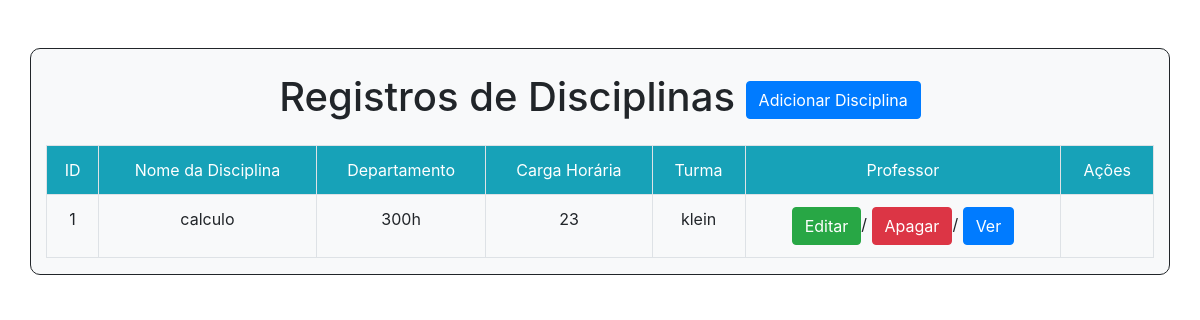
Page //listar/disciplina/ on the earlier database version.
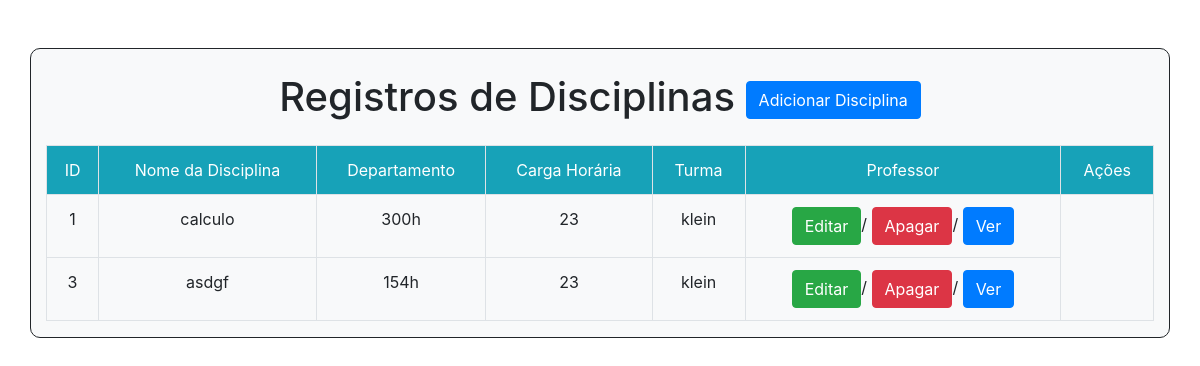
Same page on the later database version.
### academico/models.py (models this page shows, shortened)
class Disciplina(models.Model):
    codigo = models.IntegerField(max_length=3)
    nome = models.CharField(max_length=150)
    cargaHoraria = models.IntegerField()
    turno = models.CharField(max_length=10)
    turma = models.ForeignKey(Turma,on_delete=models.CASCADE)
    professor = models.ForeignKey(Professor, on_delete=models.PROTECT)
    estudante = models.ManyToManyField(Estudante, blank=True)

class Turma(models.Model):
    codigo = models.CharField(max_length=15)
    anoIngresso = models.IntegerField(max_length=4)
    periodo = models.IntegerField(max_length=1)
    curso = models.ForeignKey(Curso, on_delete=models.PROTECT)
    def __str__(self):
        return self.codigo

class Professor(models.Model):
    matricula = models.CharField(max_length=12)
    nome = models.CharField(max_length=100)
    email = models.EmailField(max_length=200)
    cpf = models.CharField(max_length=14)

### academico/views.py (the view)
# urls.py: path("/listar/disciplina/",views.listarDisciplina, name="disciplina_listar"),
def listarDisciplina(request):
   disciplina = Disciplina.objects.all()
   dicionario = { 'registros': disciplina }
   return render(request, 'academico/listagem_disciplina.html',context=dicionario)

### templates/academico/listagem_disciplina.html (shortened to what this page needs)
<!DOCTYPE html>
<html lang="pt-br">
<head>
    <link rel="stylesheet" href="https://cdn.jsdelivr.net/npm/bootstrap@4.6.1/dist/css/bootstrap.min.css">
</head>
<body>
<div class="container mt-5 bg-light" style="border:1px solid ; background-color:#1111; border-radius: 10px;">
    <h1 class="m-4 text-center">Registros de Disciplinas <a href="adicionar/disciplina/" class="btn btn-primary">Adicionar Disciplina</a></h1>
    <table class="table table-bordered">
        <tr class="bg-info text-white text-center">
            <td> ID </td>
            <td> Nome da Disciplina </td>
            <td> Departamento </td>
            <td> Carga Horária </td>
            <td> Turma </td>
            <td> Professor </td>
            <td> Ações </td>
        </tr>
        {% for disciplina in registros %}
        <tr class="text-center">
            <td>{{ disciplina.id }}</td>
            <td>{{ disciplina.nome }}</td>
            <td>{{ disciplina.cargaHoraria }}h</td>
            <td>{{disciplina.turma}}</td>
            <td>{{ disciplina.professor.nome }}</td>
            <td>
                <a href="editar/disciplina/{{ disciplina.id }}/" class="btn btn-success">Editar</a>/
                <a href="deletar/disciplina/{{ disciplina.id }}/" class="btn btn-danger">Apagar</a>/
                <a href="visualizar/disciplina/{{ disciplina.id }}/" class="btn btn-primary">Ver</a>
            </td>
        </tr>
        {% endfor %}
    </table>
</div>
</body>
</html>

Differences in the rows shown:
added Disciplina: id "3", nome "asdgf", cargaHoraria "154", turma "23", professor.nome "klein"
